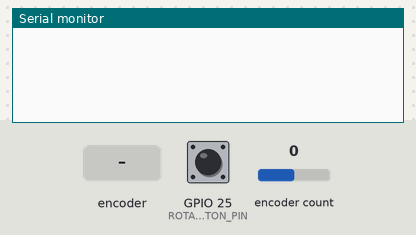
A program run on a simulated ESP32. On the bench: the last lines printed to the serial monitor. Inputs (shaded band) come from the test bench; at power-on: encoder count 0, GPIO 25 (ROTARY_ENCODER_BUTTON_PIN) HIGH. USB keyboard and mouse output is not drawn.

Above: at 1.2 s.
1.3 s: encoder count set to 1
At 2.2 s:
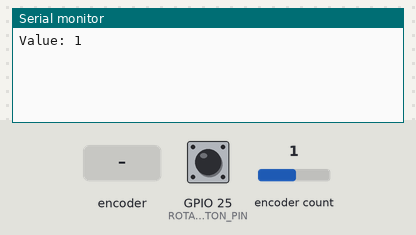
2.8 s: rotary encoder on GPIO 25 (ROTARY_ENCODER_BUTTON_PIN) / GPIO 21 (ROTARY_ENCODER_B_PIN) turned 1 step (first pin leading)
At 3.2 s:
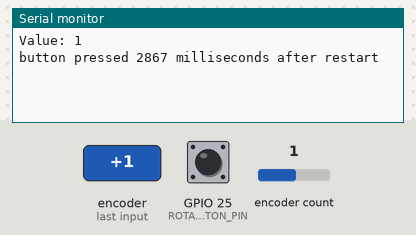
4.5 s: encoder count set to 2
At 5.3 s:
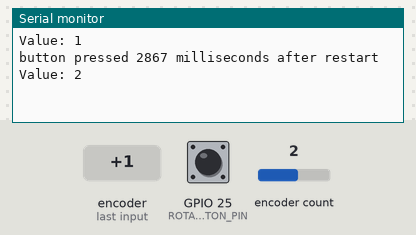
6.0 s: rotary encoder on GPIO 25 (ROTARY_ENCODER_BUTTON_PIN) / GPIO 21 (ROTARY_ENCODER_B_PIN) turned 1 step (first pin leading)
At 7.6 s:
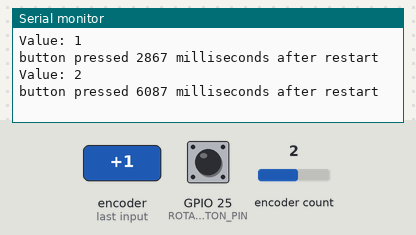

Measured:
- after the input at 1.3 s, the serial monitor: prints a new line at once (image 1)
- after the input at 2.8 s, the serial monitor: prints a new line after 0.07 s (image 2)
- after the input at 4.5 s, the serial monitor: prints a new line at once (image 3)
- after the input at 6.0 s, the serial monitor: prints a new line after 0.09 s (image 4)

The program:

main.cpp
```cpp
#include <Arduino.h>
#include <Wire.h>
#include <AiEsp32RotaryEncoder.h>
#include <BleKeyboard.h>

#if defined(ESP8266)
#define ROTARY_ENCODER_A_PIN D6
#define ROTARY_ENCODER_B_PIN D5
#define ROTARY_ENCODER_BUTTON_PIN D7
#else
#define ROTARY_ENCODER_A_PIN 32      //ini pin clk
#define ROTARY_ENCODER_B_PIN 21      //ini cs
#define ROTARY_ENCODER_BUTTON_PIN 25 //ini button
#endif
#define ROTARY_ENCODER_VCC_PIN -1 /* 27 put -1 of Rotary encoder Vcc is connected directly to 3,3V; else you can use declared output pin for powering rotary encoder */
#define ROTARY_ENCODER_STEPS 2

AiEsp32RotaryEncoder rotaryEncoder = AiEsp32RotaryEncoder(ROTARY_ENCODER_A_PIN, ROTARY_ENCODER_B_PIN, ROTARY_ENCODER_BUTTON_PIN, ROTARY_ENCODER_VCC_PIN, ROTARY_ENCODER_STEPS);
BleKeyboard bleKeyboard("yuuahmad_keys", "Ytech", 80);
int pos = 0;

void rotary_onButtonClick()
{
  static unsigned long lastTimePressed = 0;
  if (millis() - lastTimePressed < 500) //ignore multiple press in that time milliseconds
  {
    return;
  }
  lastTimePressed = millis();
  Serial.print("button pressed ");
  Serial.print(millis());
  Serial.println(" milliseconds after restart");
}

void rotary_loop()
{
  if (rotaryEncoder.encoderChanged())
  {
    Serial.print("Value: ");
    Serial.println(rotaryEncoder.readEncoder());
  }
  if (rotaryEncoder.isEncoderButtonClicked())
  {
    bleKeyboard.write(KEY_MEDIA_PLAY_PAUSE);
    rotary_onButtonClick();
  }
}

void IRAM_ATTR readEncoderISR()
{
  rotaryEncoder.readEncoder_ISR();
}

void setup()
{
  Serial.begin(115200);
  bleKeyboard.begin();
  rotaryEncoder.begin();
  rotaryEncoder.setup(readEncoderISR);
  bool circleValues = true;
  rotaryEncoder.setBoundaries(0, 100, circleValues); //minValue, maxValue, circleValues true|false (when max go to min and vice versa)
  rotaryEncoder.setAcceleration(0);                  //or set the value - larger number = more accelearation; 0 or 1 means disabled acceleration
}

void loop()
{
  rotary_loop();
  int newPos = rotaryEncoder.readEncoder();
  if (newPos > pos)
  {
    bleKeyboard.write(KEY_MEDIA_VOLUME_UP);
    pos = newPos;
  }
  else if (newPos < pos)
  {
    bleKeyboard.write(KEY_MEDIA_VOLUME_DOWN);
    pos = newPos;
  }
  delay(50); //or do whatever you need to do...
}
```
